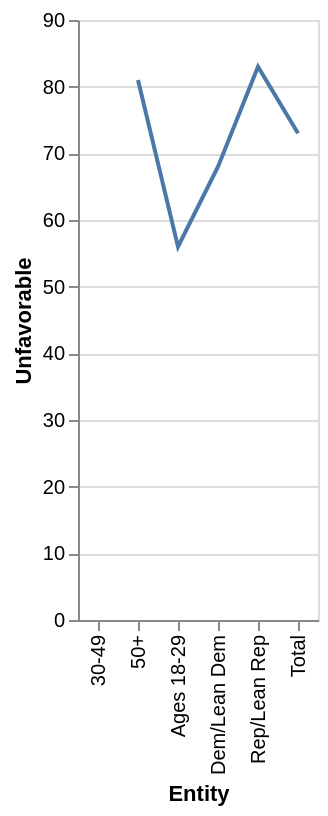

Express this chart as Vega-Lite.
### Vega-Lite specification from a JSON file in a GitHub repository (floating-point values rounded to 4 significant figures)
{"$schema": "https://vega.github.io/schema/vega-lite/v5.json", "description": "Line chart auto-generated from CSV", "data": {"values": [{"Entity": "Dem/Lean Dem", "Unfavorable": "68.0", "Favorable": "25.0"}, {"Entity": "Rep/Lean Rep", "Unfavorable": "83.0", "Favorable": "nan"}, {"Entity": "50+", "Unfavorable": "81.0", "Favorable": "0.0"}, {"Entity": "30-49", "Unfavorable": "nan", "Favorable": "23.0"}, {"Entity": "Ages 18-29", "Unfavorable": "56.0", "Favorable": "36.0"}, {"Entity": "Total", "Unfavorable": "73.0", "Favorable": "22.0"}]}, "mark": "line", "encoding": {"x": {"field": "Entity", "type": "ordinal"}, "y": {"field": "Unfavorable", "type": "quantitative"}}}
